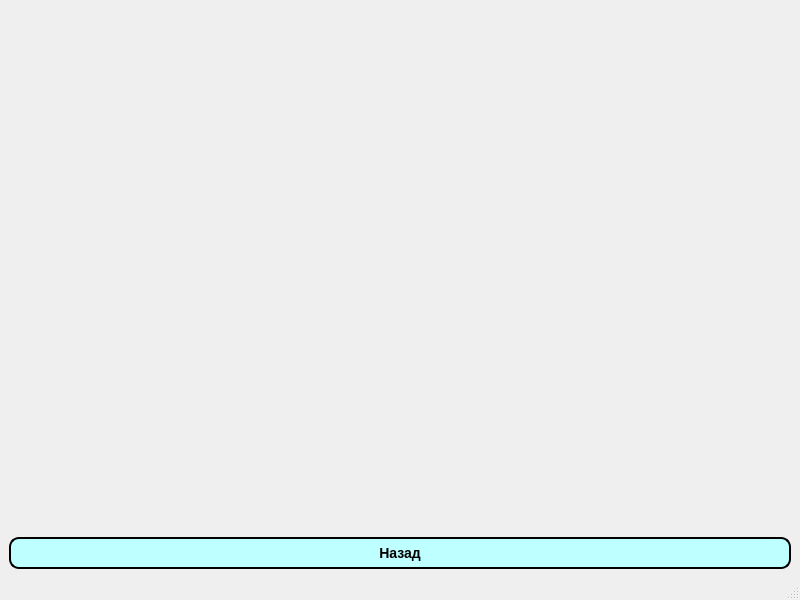
<?xml version="1.0" encoding="UTF-8"?>
<ui version="4.0">
 <class>GrafikPNV</class>
 <widget class="QMainWindow" name="GrafikPNV">
  <property name="geometry">
   <rect>
    <x>0</x>
    <y>0</y>
    <width>800</width>
    <height>600</height>
   </rect>
  </property>
  <property name="windowTitle">
   <string>MainWindow</string>
  </property>
  <widget class="QWidget" name="centralwidget">
   <layout class="QGridLayout" name="gridLayout">
    <item row="0" column="0">
     <widget class="QwtPlot" name="Qwt_widget" native="true"/>
    </item>
    <item row="1" column="0">
     <widget class="QPushButton" name="pushButton">
      <property name="styleSheet">
       <string notr="true">QPushButton{
     background-color: rgb(190, 255, 255);
     border-style: outset;
     border-width: 2px;
     border-radius: 10px;
     border-color: black;
     font: bold 14px;
     min-width: 10em;
     padding: 6px;
 }
 QPushButton:pressed {
     background-color: rgb(0, 255, 238);
     border-style: inset;
 }</string>
      </property>
      <property name="text">
       <string>Назад</string>
      </property>
     </widget>
    </item>
   </layout>
  </widget>
  <widget class="QMenuBar" name="menubar">
   <property name="geometry">
    <rect>
     <x>0</x>
     <y>0</y>
     <width>800</width>
     <height>21</height>
    </rect>
   </property>
  </widget>
  <widget class="QStatusBar" name="statusbar"/>
 </widget>
 <customwidgets>
  <customwidget>
   <class>QwtPlot</class>
   <extends>QWidget</extends>
   <header>qwt_plot.h</header>
   <container>1</container>
  </customwidget>
 </customwidgets>
 <resources/>
 <connections/>
</ui>
